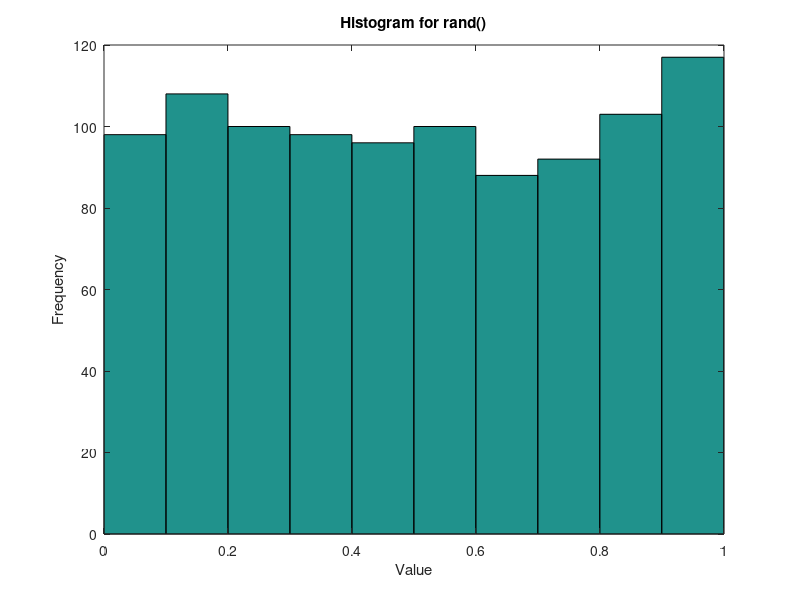
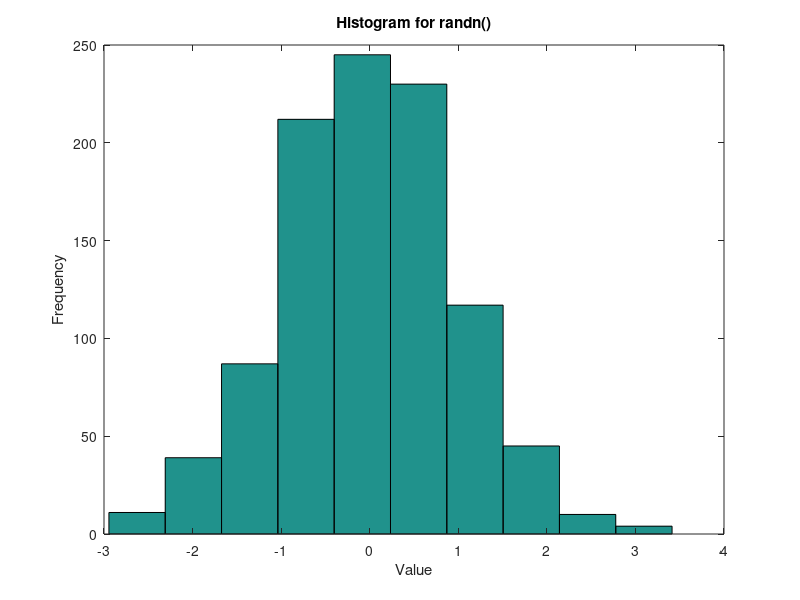

Source code (MATLAB) for these figures, in order:
clc;

x=rand(1000,1);
x_min=min(x)
x_max=max(x)
x_mean=mean(x)
x_std=std(x)

y=4*x-2;
y_mean=mean(y)
y_std=std(y)

% use randn now:
x2=randn(1000,1);
x2_min=min(x)
x2_max=max(x)
x2_mean=mean(x)
x2_std=std(x)

y2=4*x-2;
y2_mean=mean(y)
y2_std=std(y)

figure
hist(x)
%ax1 = ancestor(h1, 'axes')
title("Histogram for rand()")
xlabel("Value")
ylabel("Frequency")

figure
hist(x2)
%ax2=ancestor(h2,'axes')
title("Histogram for randn()")
xlabel("Value")
ylabel("Frequency")


